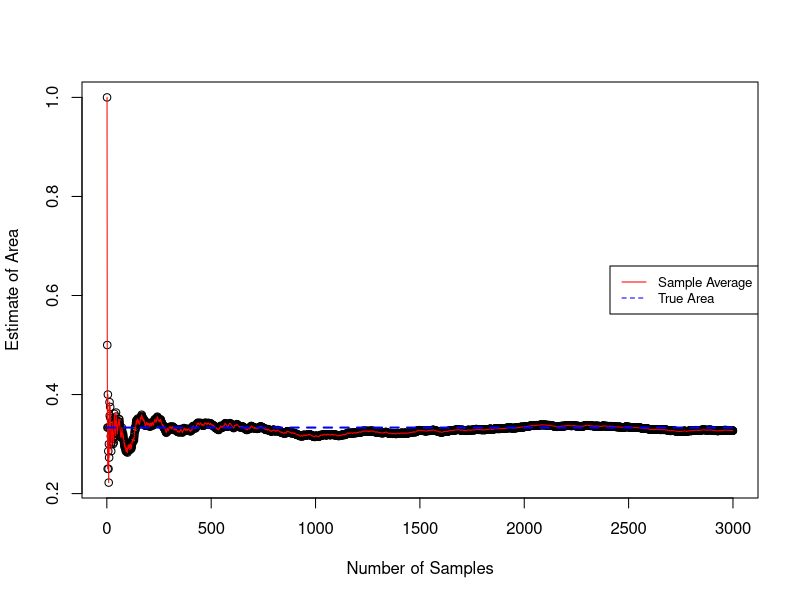

This chart was generated by the following R code:
  #This code will calculate the are under the curve y = x^2
#as x varies from 0 to 1.

xLim = 1; # Length of X side of the box
yLim = 1 ; # Length of Y side of the box

numTotalSamples = 3000;
numSuccesses    = 0;
TotalArea = vector(length=numTotalSamples,mode='numeric')
# the above creates a vector of length depending
# on the number of samples you want.

for (j in seq(from=1,to=numTotalSamples,by=1))
{
  # pick one x and one y from a uniform distribution
  randX = runif(1,max=xLim);
  randY = runif(1,max=yLim);
  
  if(randY < (randX^2)){ # is the point under the curve?
    numSuccesses = numSuccesses+1; # if yes, then success!
  }
  # compute new sample average and store it in the vector TotalArea
  TotalArea[j] = (xLim*yLim)*(numSuccesses/j);
}

areaRatio = (numSuccesses/numTotalSamples);
areaEstimate = areaRatio*xLim*yLim;

print(areaEstimate) # final estimate of area after a number of samples

# The plot shows the sample average for all samples taken
# The blue dashed line represents the true value of the integral.
# This can be changed in the second 'lines' function.
plot(TotalArea, xlab='Number of Samples',ylab='Estimate of Area')
lines(TotalArea, col='red')
lines(c(1,numTotalSamples),c(1/3,1/3), col='blue', lwd=2,lty=2)
legend('right',legend = c('Sample Average','True Area'), col=c('red','blue'),lty=1:2,cex=0.8)